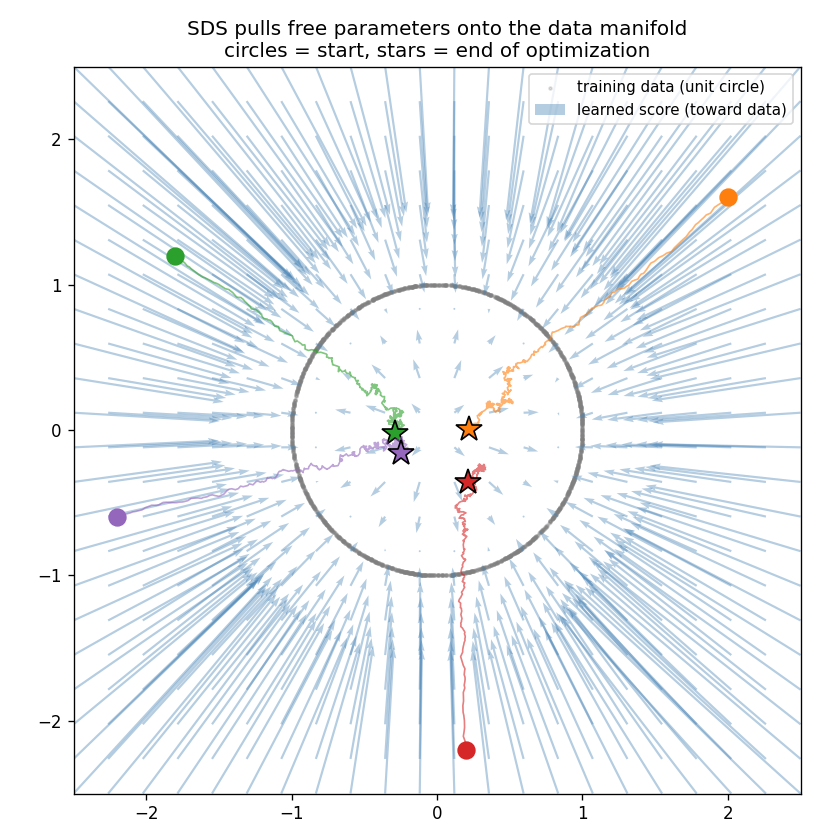

Reproduce this figure in Python.
"""
Step 2 of the SDS demo: load the trained diffusion model and run SDS.

Run:
    python experimental/sds_2d.py

Reads:
    experimental/ckpt_diffusion_2d.pt   (produced by train_diffusion_2d.py)
Writes:
    experimental/sds_2d.png             (data + score field + trajectories)

The whole point of this script is the run_sds() function below. Each step:
    1) noise theta to get x_t
    2) ask the diffusion model what noise it sees
    3) treat (eps_pred - eps) as the gradient on theta
    4) step theta against it -- no backprop through the model
"""

import os
import numpy as np
import torch
import matplotlib.pyplot as plt

from diffusion_2d import (
    TinyEpsNet, DEVICE, sample_data, alpha_bars, sqrt_ab, sqrt_1mab,
)


CKPT_PATH = "experimental/ckpt_diffusion_2d.pt"
PLOT_PATH = "experimental/sds_2d.png"


def load_model():
    if not os.path.exists(CKPT_PATH):
        raise FileNotFoundError(
            f"No checkpoint at {CKPT_PATH}. "
            f"Run `python experimental/train_diffusion_2d.py` first."
        )
    model = TinyEpsNet().to(DEVICE)
    model.load_state_dict(
        torch.load(CKPT_PATH, map_location=DEVICE, weights_only=True)
    )
    model.eval()
    return model


def run_sds(model, theta_init, steps=400, lr=0.05, t_min=20, t_max=80):
    theta = torch.tensor(theta_init, dtype=torch.float32, device=DEVICE)
    traj = [theta.detach().cpu().numpy().copy()]

    for _ in range(steps):
        t = torch.randint(t_min, t_max, (1,), device=DEVICE)
        eps = torch.randn(2, device=DEVICE)             # the smudge
        x_t = sqrt_ab[t] * theta + sqrt_1mab[t] * eps   # smudged theta

        with torch.no_grad():
            eps_pred = model(x_t[None], t)[0]           # critic's guess

        # The SDS "gradient". DreamFusion uses w(t) = (1 - abar_t); using
        # it here keeps small-t (low-noise) steps from dominating.
        w = (1 - alpha_bars[t])
        grad = w * (eps_pred - eps)

        # Identity renderer => no chain rule. With a renderer r(theta) we
        # would multiply by dr/dtheta here (that is the only Jacobian SDS
        # ever computes; the diffusion model's Jacobian is skipped).
        theta = theta - lr * grad
        traj.append(theta.detach().cpu().numpy().copy())

    return np.stack(traj)


def plot(model, trajectories, save_to):
    fig, ax = plt.subplots(figsize=(7, 7))

    data = sample_data(2000).cpu().numpy()
    ax.scatter(data[:, 0], data[:, 1], s=3, alpha=0.25, color='gray',
               label='training data (unit circle)')

    # Visualize what the model "knows": the score field at a chosen t.
    # score(x_t) = -eps_pred / sqrt(1 - abar_t)  -- points toward data.
    grid = torch.linspace(-2.5, 2.5, 22, device=DEVICE)
    X, Y = torch.meshgrid(grid, grid, indexing='xy')
    pts = torch.stack([X.flatten(), Y.flatten()], dim=1)
    t_vis = torch.full((pts.shape[0],), 40, dtype=torch.long, device=DEVICE)
    with torch.no_grad():
        score = -model(pts, t_vis) / sqrt_1mab[40]
    U = score[:, 0].reshape(X.shape).cpu().numpy()
    V = score[:, 1].reshape(Y.shape).cpu().numpy()
    ax.quiver(X.cpu().numpy(), Y.cpu().numpy(), U, V, color='steelblue',
              alpha=0.4, scale=60, width=0.003,
              label='learned score (toward data)')

    colors = ['C1', 'C2', 'C3', 'C4']
    for traj, c in zip(trajectories, colors):
        ax.plot(traj[:, 0], traj[:, 1], '-', color=c, alpha=0.6, linewidth=1)
        ax.plot(traj[0, 0],  traj[0, 1],  'o', color=c, markersize=10)
        ax.plot(traj[-1, 0], traj[-1, 1], '*', color=c, markersize=16,
                markeredgecolor='black')

    ax.set_xlim(-2.5, 2.5); ax.set_ylim(-2.5, 2.5); ax.set_aspect('equal')
    ax.set_title("SDS pulls free parameters onto the data manifold\n"
                 "circles = start, stars = end of optimization")
    ax.legend(loc='upper right', fontsize=9)
    plt.tight_layout()
    plt.savefig(save_to, dpi=120)
    print(f"Saved {save_to}")


def main():
    torch.manual_seed(0)
    print(f"Device: {DEVICE}")
    print(f"Loading checkpoint from {CKPT_PATH}...")
    model = load_model()

    print("Running SDS from 4 different starting points...")
    starts = [(2.0, 1.6), (-1.8, 1.2), (0.2, -2.2), (-2.2, -0.6)]
    trajectories = [run_sds(model, s) for s in starts]

    print("\nFinal positions (should be near the unit circle):")
    for s, traj in zip(starts, trajectories):
        end = traj[-1]
        print(f"  start {s}  ->  end ({end[0]:+.3f}, {end[1]:+.3f})  "
              f"|theta|={np.linalg.norm(end):.3f}")

    plot(model, trajectories, save_to=PLOT_PATH)


if __name__ == "__main__":
    main()
